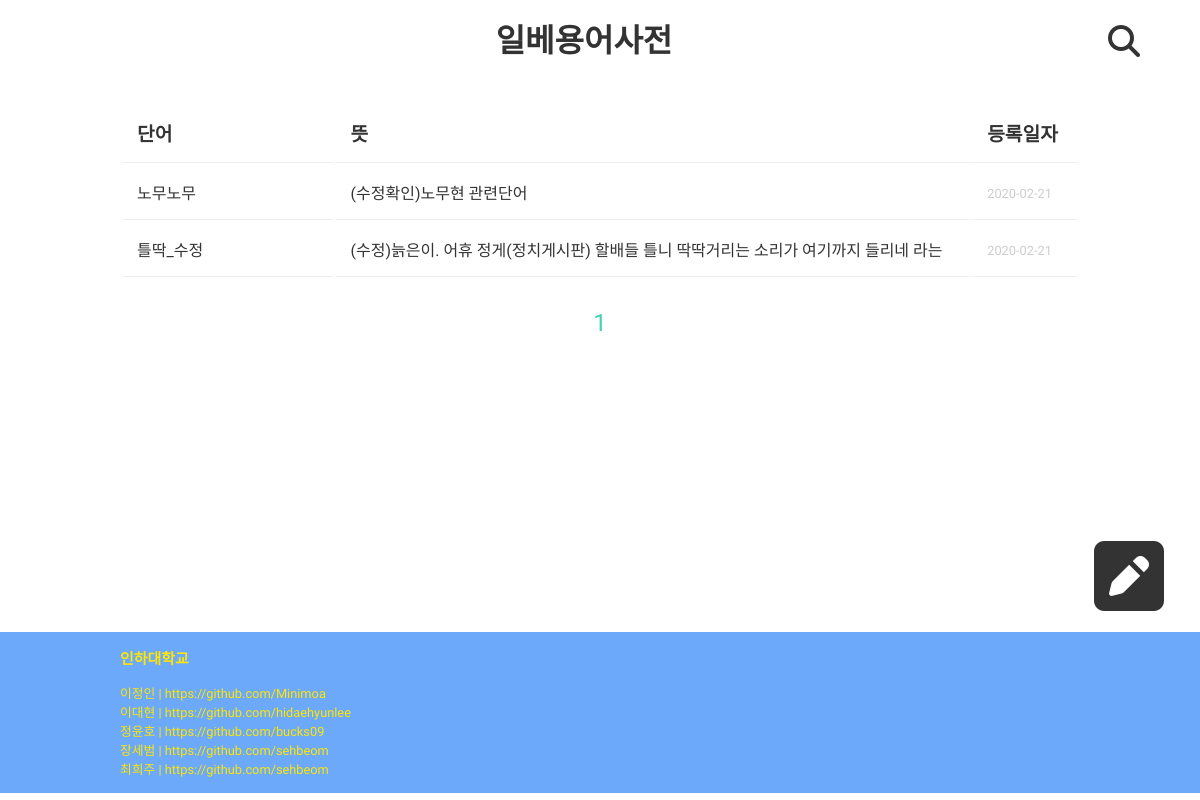
/, run on an earlier commit of the app's database.
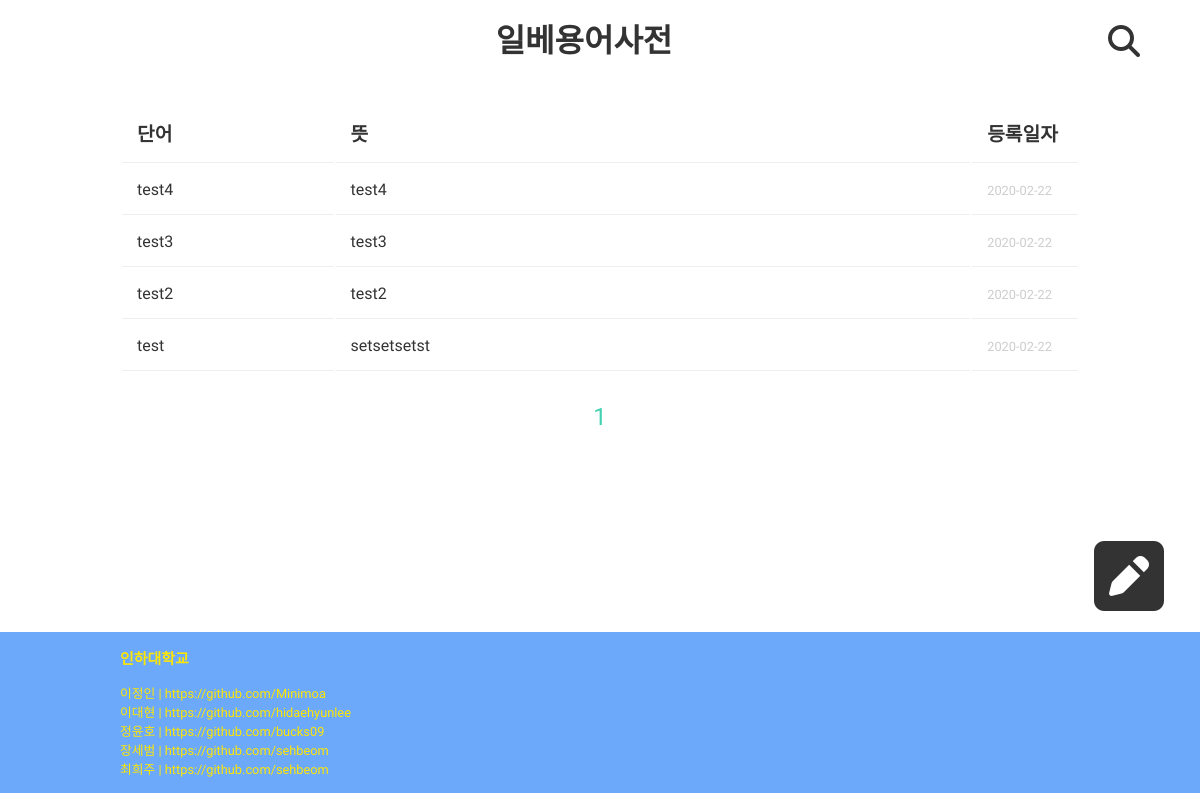
And on a later commit of the database.
### ms/models.py (models this page shows)
class Word(models.Model):
    title = models.CharField(max_length = 50)
    pub_date = models.DateTimeField(auto_now=True)
    writer = models.CharField(max_length = 50)
    content = models.TextField()
    def __str__(self):
        return self.title
    def summary(self):
        return self.content[:50]

### ms/views.py (the view)
# urls.py: path('',ms.views.home,name="home"),
def home(req):
    words = Word.objects.all().order_by('-id')
    keyword = req.GET.get('search')
    if keyword is not None:
            words = Word.objects.filter(title__contains=keyword)
    paginator = Paginator(words,5)
    page = req.GET.get('page')
    page_posts = paginator.get_page(page)
    print(words)
    return render(req,'index.html',{'page_posts':page_posts,'words':words})

### ms/templates/index.html (shortened to what this page needs)
{% extends 'layout.html' %}
{% block layoutblock %}
<a  href="/word/new/" class="fas fa-pen-square float_btn"></a>
<section id="main">
<article>
    <table>
        <tr>
            <td>단어</td>
            <td>뜻</td>
            <td>등록일자</td>
        </tr>
            {% if page_posts %}
            {% for page_post in page_posts %}
                <tr no="{{page_post.id}}">
                    <td>{{page_post.title}}</td>
                    <td>{{page_post.summary}}</td>
                    <td><i>{{page_post.pub_date | date:"Y-m-d" }}</i></td>
                </tr>
            {% endfor %}
            {% else %}
            <tr>
                <td colspan="3">
                    결과가 없습니다.
                </td>
            </tr>
            {%endif%}
    </table>
    <ul class="paging">
        {%for i in page_posts.paginator.page_range%}
                {% if i == page_posts.number%}
                <li><a href="?page={{i}}" class="active">{{i}}</a></li>
                {%else%}
                <li><a href="?page={{i}}">{{i}}</a></li>
                {%endif%}
        {%endfor%}
    </ul>
</article>
</section>
{% endblock %}

### ms/templates/layout.html (shortened to what this page needs)
<!DOCTYPE html>
<html lang="kor">
<head>
    <link rel="stylesheet" type="text/css" href="/static/stylesheet.css?{% now 'U' %}"/>
</head>
<body>
    <header>
        <div>
            <i class="fas fa-search" no= "2"></i>
            <a href="{% url 'home' %}">일베용어사전</a>
        </div>
    </header>
    {% block layoutblock %}
    {% endblock %}
    <footer>
        <div>
            <h3>인하대학교</h3><br/>
            이정인&nbsp;|&nbsp;https://github.com/Minimoa<br/>
            이대현&nbsp;|&nbsp;https://github.com/hidaehyunlee<br/>
            정윤호&nbsp;|&nbsp;https://github.com/bucks09<br/>
            장세범&nbsp;|&nbsp;https://github.com/sehbeom<br/>
            최희주&nbsp;|&nbsp;https://github.com/sehbeom<br/>
        </div>
    </footer>
</body>
</html>

### ms/static/stylesheet.css (style rules this page uses)
* { font-family: 'Song Myung', sans-serif; --basic-br-color:#eeeeee; --basic-txt-color:#333; color:var(--basic-txt-color); padding:0; margin:0; }
a { text-decoration: none; color:var(--basic-txt-color); }
body { width: 100%; height:100%; }
ul { list-style:none; width:100%; display:block; }
header { display:block; padding:15px 5%; text-align: center; width:90%; position: fixed; background: #ffffffce; top:0; z-index: 1000; }
header div:nth-child(1) { display:block; }
header a { color:var(--basic-txt-color); font-size: 2em; font-weight: bold; clear:right; }
header i { float:right; font-size: 2em; cursor: pointer; margin-top:10px; }
footer { font-family: 'Nanum Gothic Coding'; display:block; padding:10px 0px 10px 0px; position: relative; left: 0; bottom: 0; width: 100%; font-size: 0.8em; background-color: #6ca9fa; }
footer div { margin-left:10%; padding:5px 0px; }
footer div,footer h3 { color:rgb(255, 230, 0); }
section { display:block; width:80%; min-height:500px; margin:auto; margin-top:6%; padding:30px 0px 30px 0px; }
#main article { display:block; width:100%; }
#main table { display: block; width:100%; }
#main td { padding:15px; border-bottom: 1px solid var(--basic-br-color); font-size: 1em; color:var(--basic-txt-color); cursor: pointer; }
#main i { font-size: 0.8em; color: #ccc; font-style: normal; }
#main tr:nth-child(1) td { font-weight: bold; font-size: 1.2em; cursor:unset; }
#main td:nth-child(1) { width:20%; }
#main td:nth-child(2) { width:60%; }
#main td:nth-child(3) { width:10%; }
.float_btn { position: fixed; bottom: 23%; right:3%; display: block; color:var(--basic-txt-color); font-size:5em; z-index: 10001; }
.paging { display: block; width:80%; margin:15px auto; text-align: center; }
.paging li { display: inline-block; font-size: 1.5em; padding:15px; }
.active { color:#43D1AF; }

What changed in the data, as far as the page shows it:
removed Word: title "노무노무", summary "(수정확인)노무현 관련단어", pub_date "2020-02-21"
removed Word: title "틀딱_수정", summary "(수정)늙은이. 어휴 정게(정치게시판) 할배들 틀니 딱딱거리는 소리가 여기까지 들리네 라는", pub_date "2020-02-21"
added Word: title "test4", summary "test4", pub_date "2020-02-22"
added Word: title "test3", summary "test3", pub_date "2020-02-22"
added Word: title "test2", summary "test2", pub_date "2020-02-22"
added Word: title "test", summary "setsetsetst", pub_date "2020-02-22"
